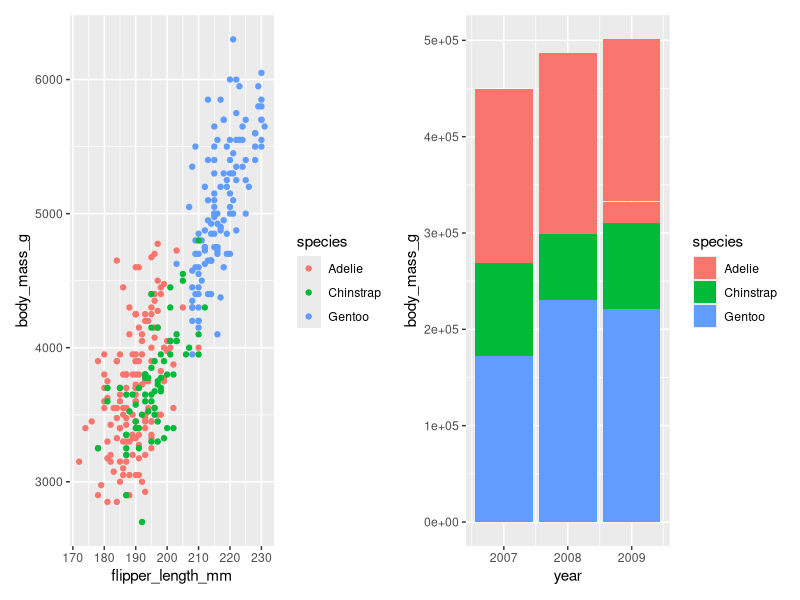
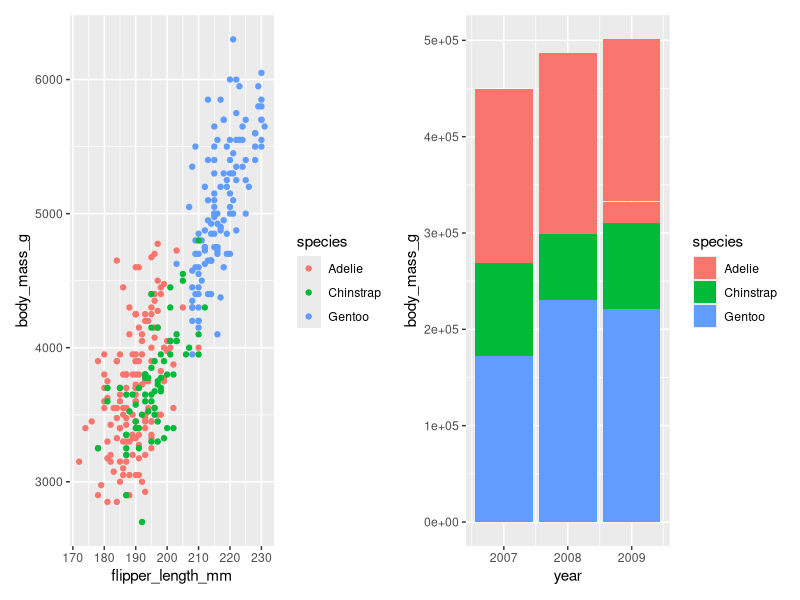
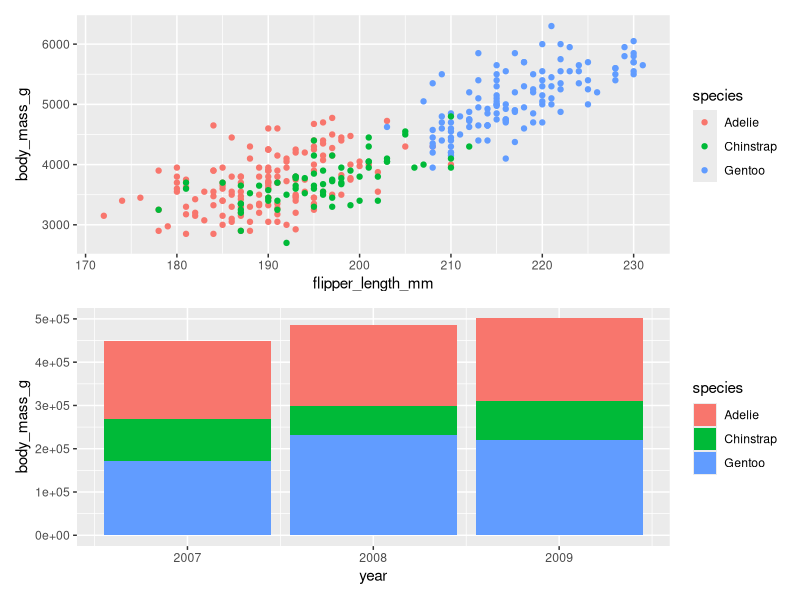
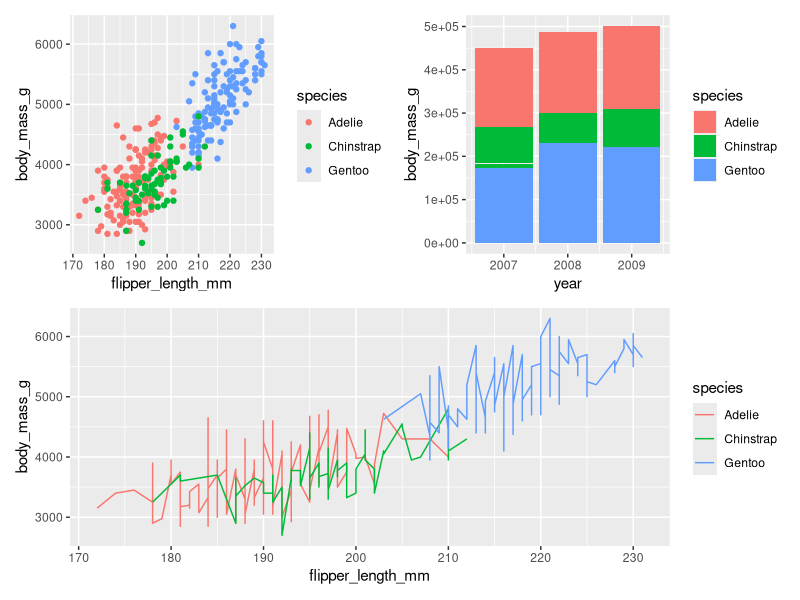
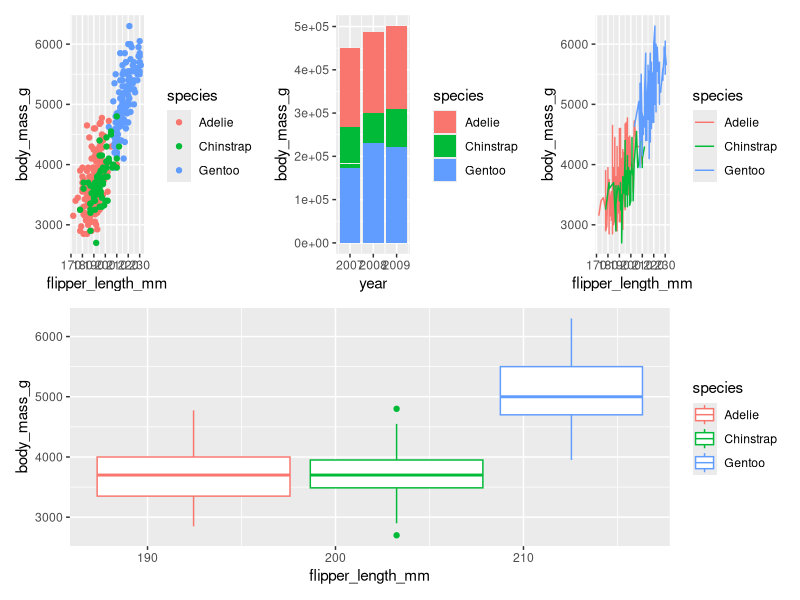
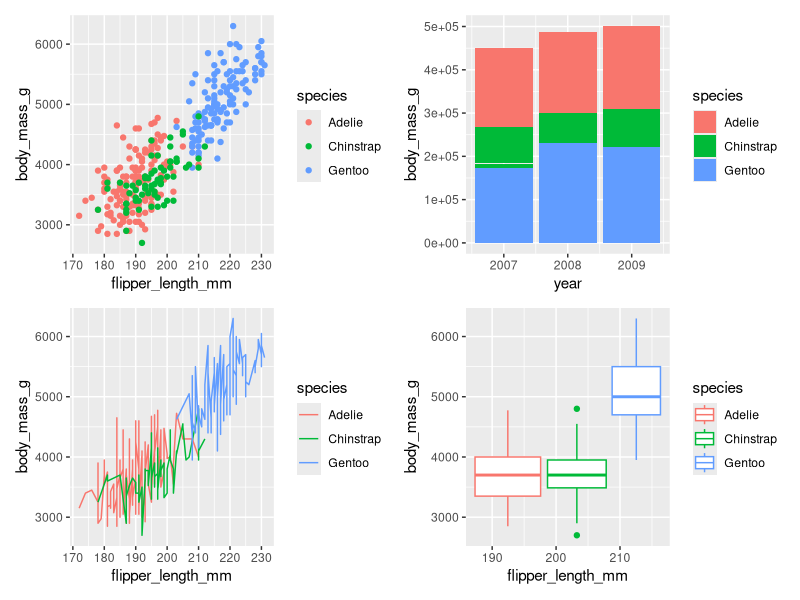
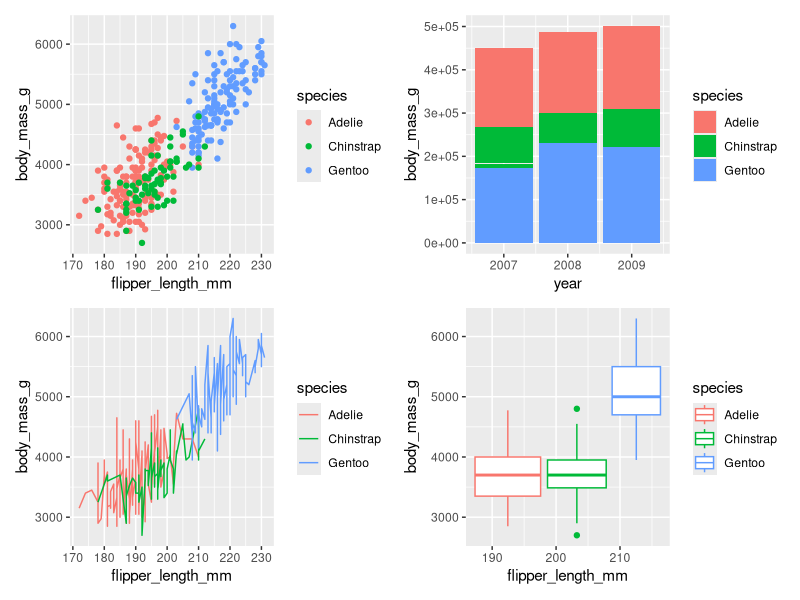
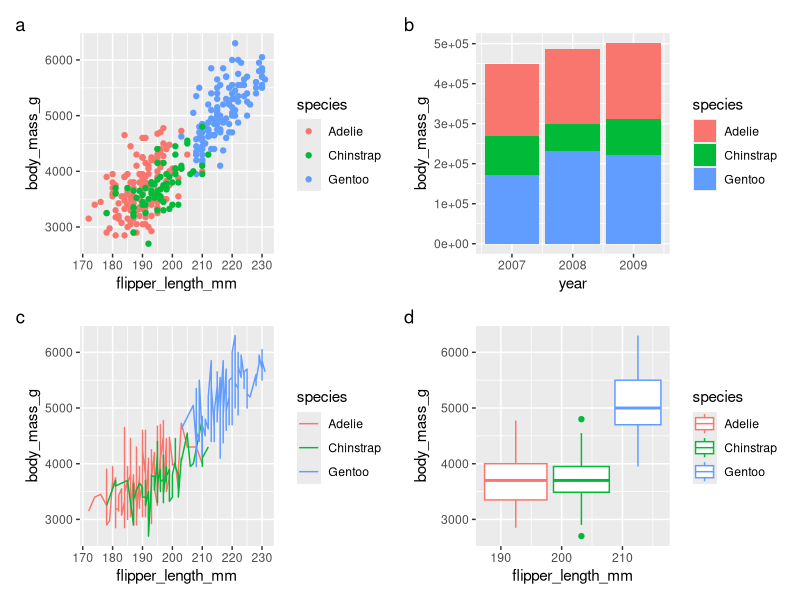

These charts were generated, in order, by the following R code: (Note: this script raises an error after producing the figures.)
## ---- chunk 1
#| echo: true
#| warning: false
library(tidyverse) # data wrangling & plotting
library(patchwork) # multiple plot alignment
library(palmerpenguins) # Penguins data
## ---- chunk 2
#| code-line-numbers: "1-2"
#| echo: true
p <- ggplot(penguins, aes(x=flipper_length_mm, y=body_mass_g,color=species)) + geom_point()
q <- ggplot(penguins, aes(x=year, y=body_mass_g, fill=species)) + geom_bar(stat="identity")
r <- ggplot(penguins, aes(x=flipper_length_mm, y=body_mass_g,color=species)) + geom_line()
s <- ggplot(penguins, aes(x=flipper_length_mm, y=body_mass_g,color=species)) + geom_boxplot()
## ---- chunk 3
#| fig-height: 3
#| fig-width: 8
#| echo: true
#| warning: false
p + q 
## ---- chunk 4
#| code-line-numbers: "1-2"
#| fig-height: 3
#| fig-width: 8
#| echo: true
#| warning: false
p | q # pipe
## ---- chunk 5
#| fig-height: 3
#| fig-width: 8
#| echo: true
#| warning: false
p / q # slash
## ---- chunk 6
#| fig-height: 3
#| fig-width: 8
#| echo: true
#| warning: false
(p | q) / r
## ---- chunk 7
#| fig-height: 3
#| fig-width: 8
#| echo: true
#| warning: false
(p | q | r) / s
## ---- chunk 8
#| fig-height: 3
#| fig-width: 8
#| echo: true
#| warning: false
#| output: false
p + q + r + s 
## ---- chunk 9
#| fig-height: 3
#| fig-width: 8
#| echo: false
#| warning: false
p + q + r + s 
## ---- chunk 10
#| fig-height: 3
#| fig-width: 8
#| echo: true
#| warning: false
p + q + r + s + 
    plot_annotation(tag_levels = 'a')
## ---- chunk 11
#| code-line-numbers: "1-4"
#| fig-height: 3
#| fig-width: 8
#| echo: true
#| warning: false
p + q + r + s +
    plot_annotation(tag_levels = 'a',
        title = "Combined Plot Example", 
        subtitle = "Using patchwork")
## ---- chunk 12
#| code-line-numbers: "1-5"
#| fig-height: 4
#| fig-width: 8
#| echo: true
#| warning: false
p + q + r + s +
    plot_annotation(tag_levels = 'a',
        title = "Combined Plot Example", 
        subtitle = "Using patchwork")+ 
    plot_layout(guides = 'collect') 
## ---- chunk 13
#| code-line-numbers: "1-6"
#| fig-height: 3
#| fig-width: 8
#| echo: true
#| warning: false
p + q + r + s +
    plot_annotation(tag_levels = 'a',
        title = "Combined Plot Example", 
        subtitle = "Using patchwork") + 
    plot_layout(guides = 'collect', 
        ncol = 2)
## ---- chunk 14
#| code-line-numbers: "1-8,"
#| fig-height: 3
#| fig-width: 8
#| echo: true
p + q + r + s + 
    plot_annotation(tag_levels = 'a',
        title = "Combined Plot Example", 
        subtitle = "Using patchwork") + 
    plot_layout(guides = 'collect', 
        ncol = 2) & 
    theme_minimal()
## ---- chunk 15
#| echo: true
#| warning: false
p + q + r + s + 
    plot_annotation(tag_levels = list(c('a','c','b','d'))) + 
    plot_layout(widths = c(2, 2)) &
    theme(legend.position = "right", 
        legend.title = element_text(size = 10),
        legend.text = element_text(size = 8), 
        legend.key.size = unit(0.2, 'cm'), 
        plot.tag = element_text(size = 14,face = 'bold')) 
## ---- chunk 16
#| fig-height: 3
#| fig-width: 8
#| echo: true
#| warning: false
p + inset_element(q, 0.01, 0.59, 0.5, 0.9)
## ---- chunk 17
#| echo: true
#| warning: false
old_par <- par(mar = c(0, 0, 0, 0), mgp = c(1, 0.25, 0),
    bg = NA, cex.axis = 0.75, las = 1, tcl = -0.25)

plot_object <- p + ~plot(penguins$flipper_length_mm, penguins$body_mass_g, main = 'Base plot')
plot_object
